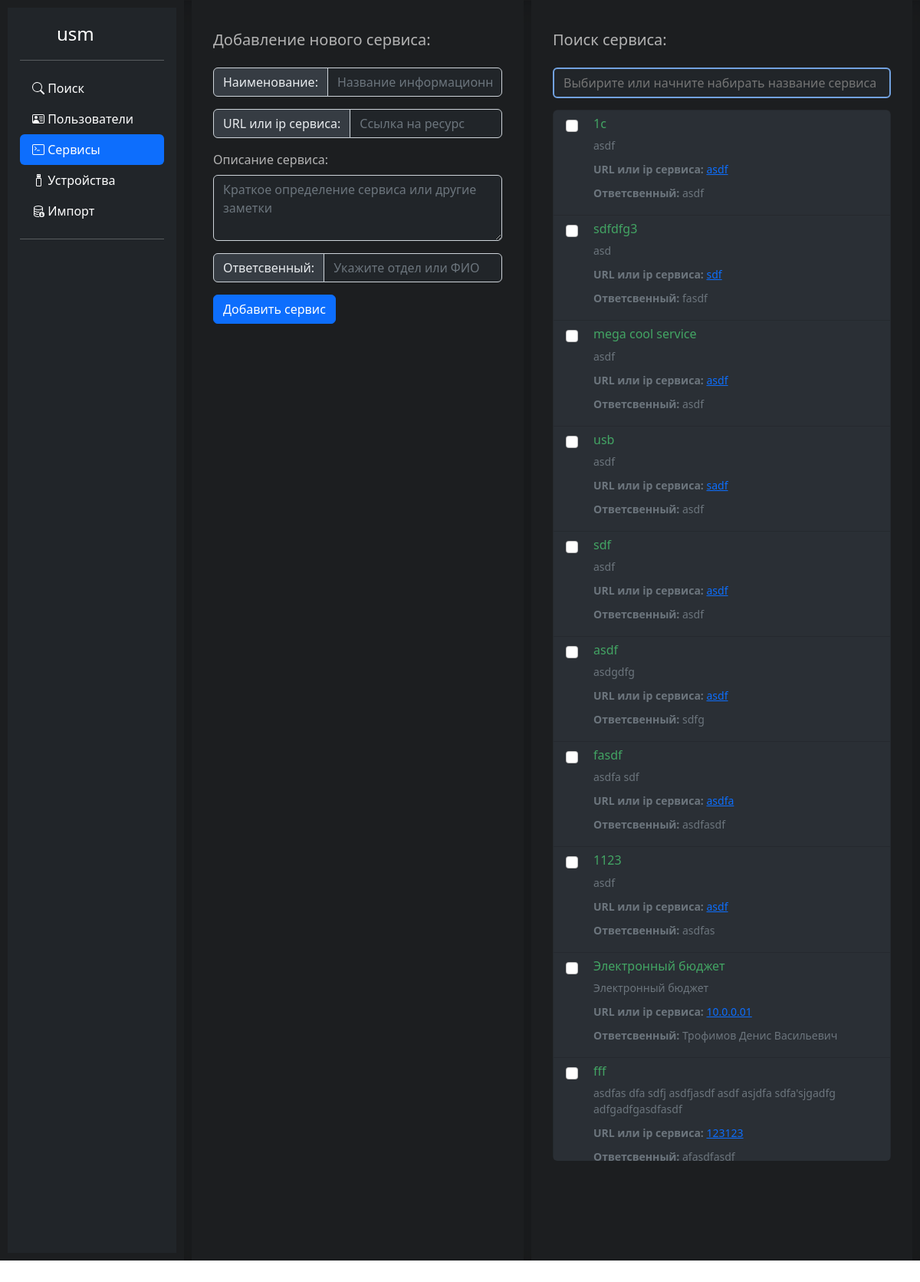
The app's page /service with its own data.
### tables this page shows
CREATE TABLE service (service_name varchar(300) PRIMARY KEY, service_url varchar(300), service_text text, service_owner varchar(300));

### um.py (the view)
@app.route('/service')
def service():
    search_value = False
    search_value = search_service()
    return render_template('service.html', side_pos='active', search_value=search_value)

### um.py (called while the page is built)
def search_service():
    conn = sqlite3.connect(path_db)
    conn.row_factory = sqlite3.Row
    cursor = conn.cursor()
    cursor.execute("create table if not exists service (service_name varchar(300) PRIMARY KEY, service_url varchar(300), service_text text, service_owner varchar(300));")
    cursor.execute('SELECT * FROM service')
    results = cursor.fetchall()
    conn.close()
    return (results)

### templates/service.html (shortened to what this page needs)
{%extends "base.html"%}
{%block service%}
{{side_pos}}
{%endblock%}
{%block service_div_main_form%}
<div class="um_hor_separation"></div>
<div>
<form class="needs-validation um_form_bg " action="{{ url_for('service_insert') }}" method="POST" novalidate>
<div  style="margin: 8px; width: auto;" class ="um_form_service">
    <div class="input-group mb-3">
     <h5>Добавление нового сервиса:</h5>
  </div>
    <div class="input-group mb-3">
        <span class="input-group-text " id="basic-addon1">Наименование:</span>
        <input style="background-color: #212529; color: #b3b3b3;" type="text" class="form-control " placeholder="Название информационной системы" id="service_name" name="service_name" required>
    </div>
    <div class="input-group mb-3">
        <span class="input-group-text" id="basic-addon1">URL или ip сервиса:</span>
        <input style="background-color: #212529; color: #b3b3b3;" type="text" class="form-control um_form_input_bg" placeholder="Ссылка на ресурс" id="service_url" name="service_url" required>
    </div>
    <div class="mb-3">
      <label for="exampleFormControlTextarea1" class="form-label ">Описание сервиса:</label>
      <textarea style="background-color: #212529; color: #b3b3b3;" class="form-control um_form_input_bg" id="service_text"  name="service_text" rows="3" placeholder="Краткое определение сервиса или другие заметки"></textarea>
    </div>
    <div class="input-group mb-3">
      <span class="input-group-text" id="basic-addon1">Ответсвенный:</span>
      <input style="background-color: #212529; color: #b3b3b3;" type="text" class="form-control um_form_input_bg" placeholder="Укажите отдел или ФИО" id="service_owner" name="service_owner" required>
    </div>
        <div class="input-group mb-3">
        <input  class="btn btn-primary" type="submit" value="Добавить сервис" >
    </div>
</div>
</form>
</div>
<div class="um_hor_separation"></div>
<form class="um_form_bg" action="" method="POST" novalidate>
<div  style="margin: 8px; width: auto;" class ="um_form_service ">
  <div class="input-group mb-3">
    <h5>Поиск сервиса:</h5>
  </div>
<input style=" border: 2px solid #72a2e0; " class="um_form_input " list="datalistOptions" id="service_name_search" name="service_name_search" placeholder="Выбирите или начните набирать название сервиса">
</form>
<form  class="" action="{{ url_for('service_del') }}" method="POST" id="service_search" novalidate>
  <div class="list-group mx-0 w-auto mostly-customized-scrollbar " style="margin-top: 15px; overflow-y: auto; height: 81vh;">
  {% set i = namespace(value=0) %}
  {% for value in search_value %}
   <label class="list-group-item list_items um_service_list">
     <input class="form-check-input flex-shrink-0" type="checkbox" value="{{ value.service_name }}" name="check_service" id="service_check{{ i.value }}"  onclick="service_change_data(this,service_remove_hide{{ i.value }},service_name_value{{ i.value }},service_url_value{{ i.value }},service_text_value{{ i.value }},service_owner_value{{ i.value }})">
     <span>
       <h6>{{ value.service_name }}</h6>
       <small class="d-block text-muted">{{ value.service_text }}
        <strong>URL или ip сервиса:</strong>  <a href="{{ value.service_url }}">{{ value.service_url }}</a>
        <strong> Ответсвенный:</strong>  {{ value.service_owner }}
       </small>
     </span>
   </label>
      {% set i.value = i.value + 1 %}
  {% endfor %}
</div>
</form>
<div class="um_hor_separation"></div>
{%endblock%}

### static/local_css/um.css (style rules this page uses)
.um_form_service { padding: 10px; padding-top: 22px; border-radius: 5px; color: #b3b3b3 }
.um_service_list { background-color: #2a2f35; color: #43a564 }
.um_form_input_bg { background-color: #212529; display: block; width: 100%; padding: 0.375rem 0.75rem; font-size: 1rem; font-weight: 400; line-height: 1.5; color: #b3b3b3; background-clip: padding-box; border: 1px solid #ced4da; -webkit-appearance: none; -moz-appearance: none; appearance: none; border-radius: 0.375rem; transition: border-color .15s ease-in-out,box-shadow .15s ease-in-out; }
.input-group-text { display: flex; align-items: center; padding: 0.375rem 0.75rem; font-size: 1rem; font-weight: 400; line-height: 1.5; color: #e9ecef; text-align: center; white-space: nowrap; background-color: #363c43; border: 1px solid #ced4da; border-radius: 0.375rem; }
.um_form_bg { background-color: #1c1e20; padding: 10px; color: #b3b3b3 }
.um_form_input { display: block; width: 100%; padding: 0.375rem 0.75rem; font-size: 1rem; font-weight: 400; line-height: 1.5; color: #fff; background-color: #212529; background-clip: padding-box; border: 1px solid #ced4da; -webkit-appearance: none; -moz-appearance: none; appearance: none; border-radius: 0.375rem; transition: border-color .15s ease-in-out,box-shadow .15s ease-in-out; }
.um_hor_separation { flex-shrink: 0; width: 10px; height: auto; border: solid rgba(0, 0, 0, .15); border-width: 1px 0; box-shadow: inset 0 0.5em 1.5em rgb(0 0 0 / 10%), inset 0 0.125em 0.5em rgb(0 0 0 / 15%); }
.list_items { gap: 10px; display: flex; }

### records on screen
service: service_name "1c", service_text "asdf", service_url "asdf", service_owner "asdf"
service: service_name "sdfdfg3", service_text "asd", service_url "sdf", service_owner "fasdf"
service: service_name "mega cool service", service_text "asdf", service_url "asdf", service_owner "asdf"
service: service_name "usb", service_text "asdf", service_url "sadf", service_owner "asdf"
service: service_name "sdf", service_text "asdf", service_url "asdf", service_owner "asdf"
service: service_name "asdf", service_text "asdgdfg", service_url "asdf", service_owner "sdfg"
service: service_name "fasdf", service_text "asdfa sdf", service_url "asdfa", service_owner "asdfasdf"
service: service_name "1123", service_text "asdf", service_url "asdf", service_owner "asdfas"
service: service_name "Электронный бюджет", service_text "Электронный бюджет", service_url "10.0.0.01", service_owner "Трофимов Денис Васильевич"
service: service_name "fff", service_text "asdfas dfa sdfj asdfjasdf asdf asjdfa sdfa'sjgadfg adfgadfgasdfasdf", service_url "123123", service_owner "afasdfasdf"
